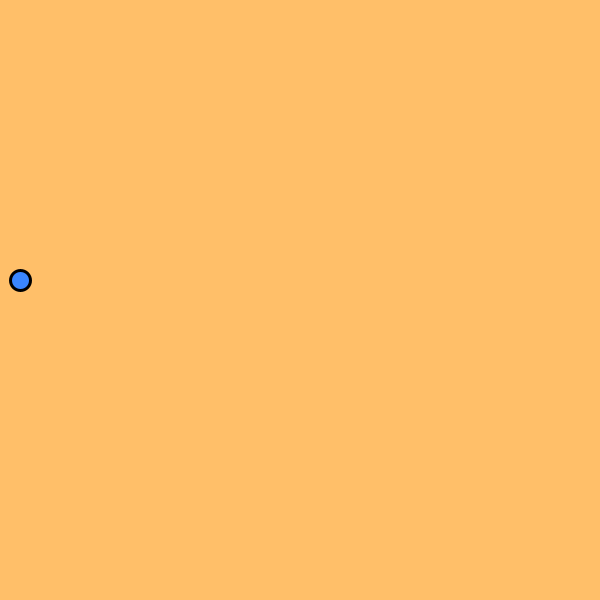
Frame 1 (no input)
Frame 60 (the mouse pressed at the canvas centre just before this capture): identical to frame 1, image omitted
Frame 120 (the mouse held since frame 60 and released just before this capture): identical to frame 1, image omitted

The Processing sketch that drew this single still picture (run headless with seeded random() and noise(); from frame 60 on, the mouse is pressed at the canvas centre):

// Processing sketch: SimuladorCoche
// ── SimuladorCoche.pde
// Problema 6 - Simulador aceleración coche :  //<>//
// Plantilla basica para problemas de simulacion

// 3 pasos: 
//   a) Definir la funcion a(s(t), v(t)) en base a las fuerzas del problema y las condiciones iniciales del escenario
//   b) Definir una funcion para el integrador a emplear (Euler Explicito)
//   c) Simular: Integrar numericamente la aceleracion y la velocidad de la particula a dt's. (y pintar)

// Condiciones o parametros del problema:
final float   M  = 10.0;   // Particle mass (kg)
final float   Gc = 9.8;   // Gravity constant (m/(s*s))
final PVector G  = new PVector(0.0, -Gc);   // Acceleration due to gravity (m/(s*s))
float         K  = 3;     // Coefieciente de rozamiento
final PVector S0 = new PVector(20.0, 20.0);   // Particle's start position (pixels)
final float   impulsador = 100.0;  // Fuerza que ejerce el impulsador

PVector _s  = new PVector();   // Position of the particle (pixels)
PVector _v  = new PVector();   // Velocity of the particle (pixels/s)
PVector _a  = new PVector();   // Accleration of the particle (pixels/(s*s))
PVector _v0 = new PVector();

PVector Fimpulsador = new PVector(0.0, 0.0);
PVector Froz = new PVector(0.0, 0.0);

/////////////////////////////////////////////////////////////////////
// Parameters of the numerical integration:
float         SIM_STEP = .02;   // dt = Simulation time-step (s)
float         _simTime;
////////////////////////////////////////////////////////////////////////////77

// Ley de Newton: 
//      a(s(t), v(t)) = [Froz(v(t)) + Fpeso ]/m
//      Froz = -k·v(t)
//      Fpeso = mg; siendo g(0, -9.8) m/s²
//      
// Simulacion aceleracion de un coche a partir de plantilla de tiro parabolico.


// Funcion que calcula la aceleracion de la particula en funcion de la posicion y la velocidad
PVector calculateAcceleration(PVector s, PVector v)
{
    PVector Froz = new PVector(0.0, 0.0);
    if(v.mag() > 0.01) { // Umbral de velocidad
        Froz = PVector.mult(v,-K);
    }
    PVector SumF  = PVector.add(Froz, Fimpulsador);
  
    PVector a = SumF.div(M);

    return a;
}
void AplicarPotencia() {
    PVector normal_aceleracor = new PVector(1.0,0.0);
    normal_aceleracor.normalize();
    Fimpulsador = PVector.mult(normal_aceleracor,impulsador);
}

void settings()
{
    size(600, 600);
}

void setup()
{
  frameRate(60);
  
  _v0.set(0.0, 0.0);
  _s = S0.copy();
  _v.set(_v0.x, _v0.y);
  _a.set(0.0, 0.0);
  _simTime = 0;
}

void draw()
{
  background(#ffbf69);
 
  drawScene();
  updateSimulation();
  
  if (_s.y < 0){
    println(_s);
    exit();
  }
}

void drawScene()
{
  int radio = 20;
  
  translate(0,height/2);
  strokeWeight(3);
  fill(#3a86ff);
  
  if(_s.x >= width){
    _s.x = radio;
    _s.y += radio;
  }
  circle(_s.x, -_s.y, radio);
  
//   // Aproximacion mediante integrador numerico
//   strokeWeight(1);
//   fill(200,0,0);
//   circle(s_a.x, -s_a.y, radio); 
  
}


void updateSimulation()
{
  
  _simTime += SIM_STEP;
  PVector acel =  calculateAcceleration(_s, _v);
  
  _v.add(PVector.mult(acel, SIM_STEP));
  _s.add(PVector.add(PVector.mult(_v, SIM_STEP), PVector.mult(acel, 0.5 * SIM_STEP * SIM_STEP)));

}

void updateSimulationExplicitEuler()
{

  PVector acel =  calculateAcceleration(_s, _v);
  
  _s.add(PVector.mult(_v, SIM_STEP));
  _v.add(PVector.mult(acel, SIM_STEP)); 
  
}

void updateSimulationSimplecticEuler()
{

  PVector acel =  calculateAcceleration(_s, _v);
  
  _v.add(PVector.mult(acel, SIM_STEP)); 
  _s.add(PVector.mult(_v, SIM_STEP));
  
}



void keyPressed()
{
    if(key == 'a' || key == 'A')
    {
        AplicarPotencia();
    }
    else if (key == 'r' || key == 'R')
    {
        setup();
    }
}

void keyReleased()
{
    if(key == 'a' || key == 'A')
    {
        Fimpulsador.set(0.0, 0.0);
    }
}
